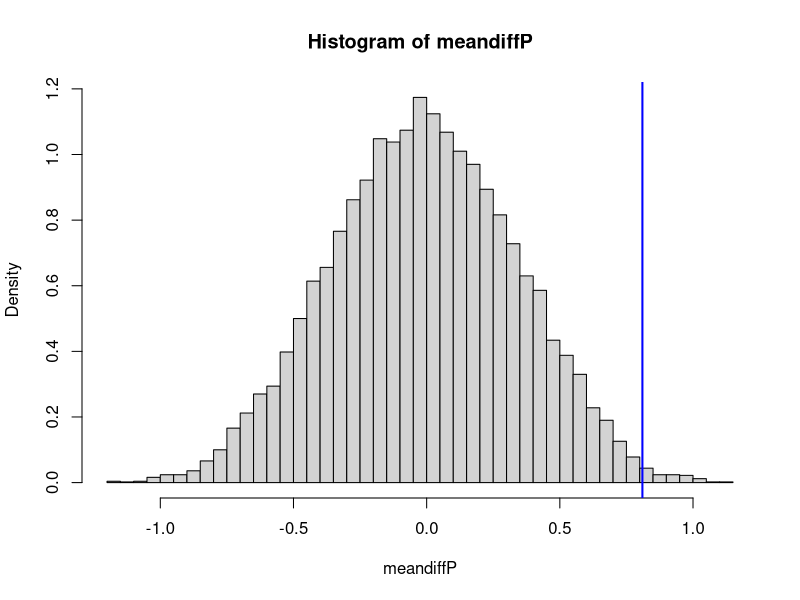
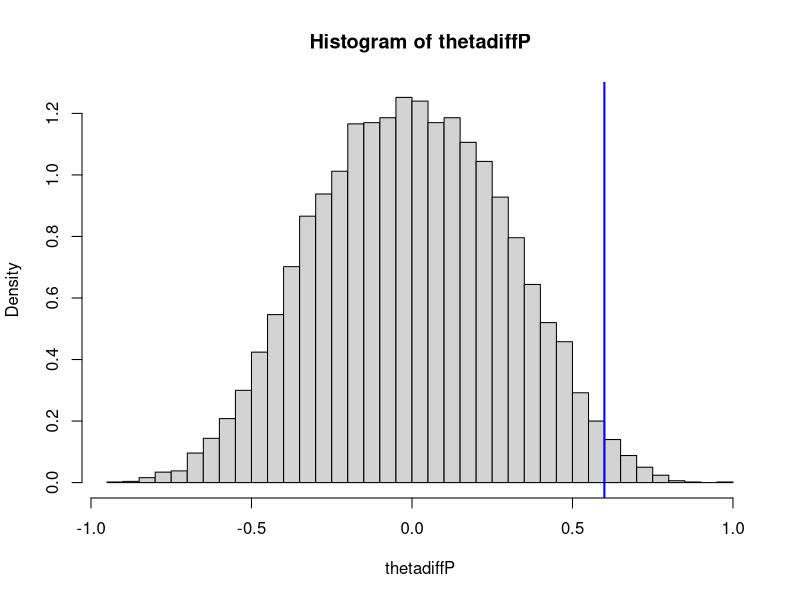
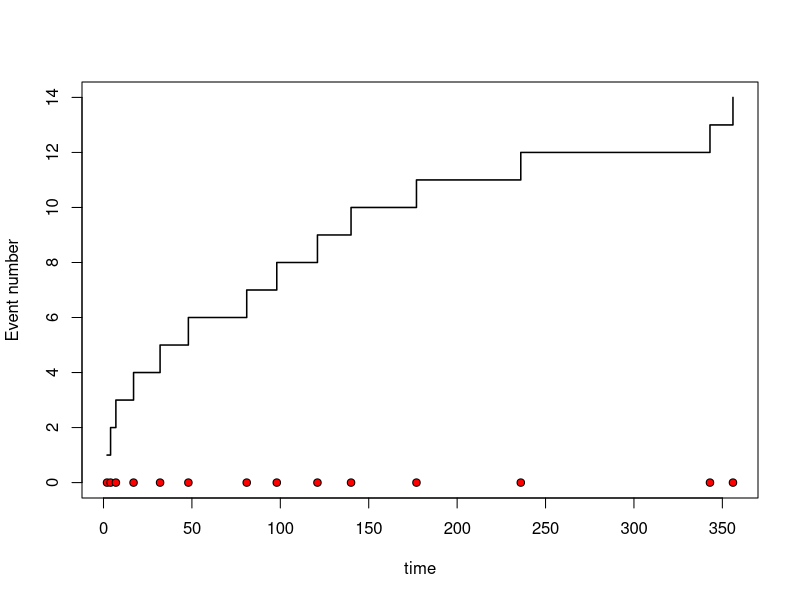
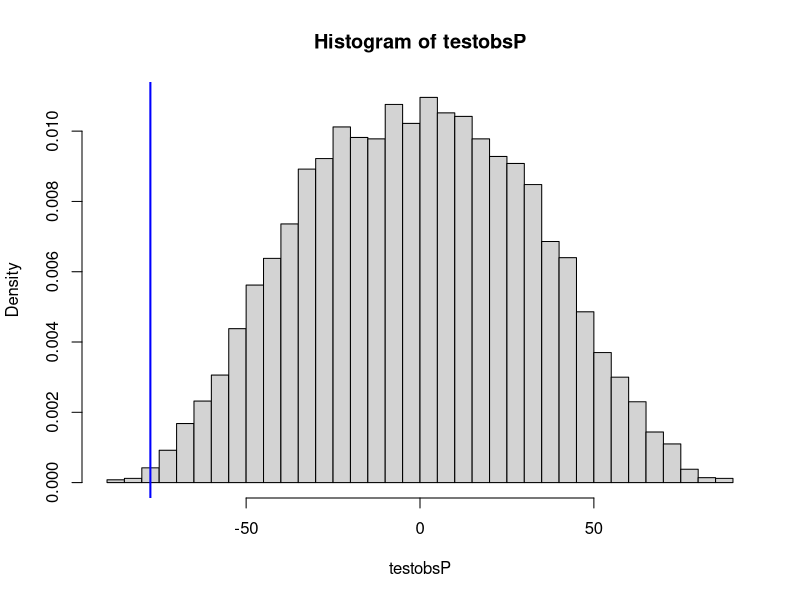
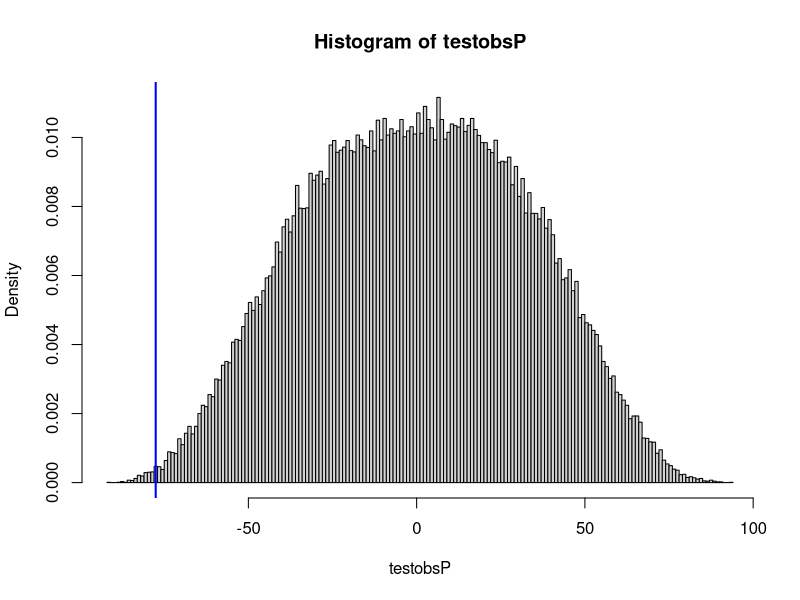
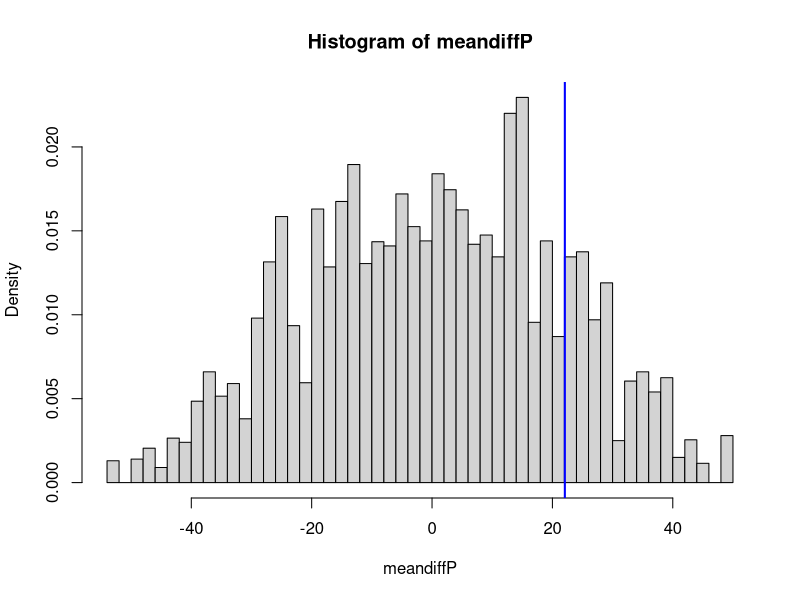

These figures' R source, in order:
# clear all variables
rm(list=ls())
#######################

########################################################
# Wave height
########################################################
wavedata1 <- c(3.5, 2.0, 3.3, 1.8, 1.6, 1.5, 2.0, 0.8, 2.2, 1.1, 
              1.8, 1.1, 1.9, 4.0, 2.5, 1.9, 1.5, 3.5, 1.2, 5.3)
wavedata2 <- c(1.0, 1.4, 0.9, 1.7, 1.0, 0.5, 1.3, 0.8, 0.7, 2.9, 
               1.0, 0.8, 1.5, 1.9, 2.4, 1.5, 0.7, 0.4, 3.7, 2.2)
# Check means
mean(wavedata1)
mean(wavedata2)
sd(wavedata1)
sd(wavedata2)
# Check theta estimates
thetaest <- function(data)
  sqrt(mean(data^2)/2)
thetaest(wavedata1)
thetaest(wavedata2)

### Test for difference in mean wave height using permutation
n1 <- length(wavedata1)
n2 <- length(wavedata2)
m <- n1+n2
alldata <- c(wavedata1,wavedata2)
P <- 10000
meandiff0 <- mean(wavedata1)-mean(wavedata2)  # mean difference original data
meandiffP <- numeric(P)
for(i in 1:P){
  permdata <- sample(alldata,size=m,replace=FALSE)  # Permute the data in random order
  meandiffP[i]<- mean(permdata[1:n1])-mean(permdata[(n1+1):m]) # Compute mean diff for permuted sample
}
hist(meandiffP,prob=TRUE,nclass=sqrt(P)/2)  
abline(v=meandiff0,col="blue",lwd=2)
# Proportion of times the mean difference for the permuted data 
# is further away from 0 than the mean difference of the original data
p <- mean(abs(meandiffP)>=abs(meandiff0)) 
p  # The p-value for two-sided test obtained by permutation

# One sided test for expectation1>expectation2
p <- mean(meandiffP>=meandiff0) 
p  # The p-value for one-sided test obtained by permutation

### Test for difference in theta
thetadiff0 <- thetaest(wavedata1)-thetaest(wavedata2)  # mean difference original data
thetadiffP <- numeric(P)
for(i in 1:P){
  permdata <- sample(alldata,size=m,replace=FALSE)  # Permute the data in random order
  thetadiffP[i]<- thetaest(permdata[1:n1])-thetaest(permdata[(n1+1):m]) # Compute mean diff for permuted sample
}
hist(thetadiffP,prob=TRUE,nclass=sqrt(P)/2)  
abline(v=thetadiff0,col="blue",lwd=2)

# Proportion of times the mean difference for the permuted data 
# is further away from 0 than the mean difference of the original data
p <- mean(abs(thetadiffP)>abs(thetadiff0)) 
p  # The p-value for two-sided test obtained by permutation

# One sided test for expectation1>expectation2
p <- mean(thetadiffP>=thetadiff0) 
p  # The p-value for one-sided test obtained by permutation


#############################################################
# Trend test
#############################################################

# Function for a permutation test for trend in a sequence of data
trendtest <- function(P=10000,xdata,plot=FALSE){
  nobs <- length(xdata)
  sdata <- cumsum(xdata)
  ntest <- nobs-1
  testobs0 <- mean(sdata[1:ntest])-sdata[nobs]/2 # Test observator for original data
  testobsP <- numeric(P)
  for(i in 1:P){
    permX <- sample(xdata,size=nobs,replace=FALSE)
    permS <- cumsum(permX)
    testobsP[i] <- mean(permS[1:ntest])-permS[nobs]/2 # Test observator permuted data
  }
  if(plot){
    hist(testobsP,prob=TRUE,nclass=sqrt(P)/2)  
    abline(v=testobs0,col="blue",lwd=2)
  }
  p <- mean(abs(testobsP)>=abs(testobs0)) # Two-sided p-value
  return(p)  
}

# Steering unit data
suftimes <- c(2,4,7,17,32,48,81,98,121,140,177,236,343,356)
# Plot of data
plot(suftimes,1:length(suftimes),type="s",xlab = "time", 
     ylab = "Event number",lwd=1.5,ylim=c(0,length(suftimes)))
points(suftimes,rep(0,length(suftimes)),pch=21,bg="red")
# Test for trend
timesbetween <- diff(c(0,suftimes))
trendtest(xdata=timesbetween,plot=TRUE)
trendtest(P=100000,xdata=timesbetween,plot=TRUE)


########################################################


rm(list=ls())

########################################################
# Compressive strength of concrete
########################################################

concreteA <- c(483.2, 466.3, 554.2, 505.5, 469.6,443.0)
concreteB <- c(450.8, 448.7, 478.1, 505.7, 441.2)
mean(concreteA)
mean(concreteB)
sp <- sqrt((5*var(concreteA)+4*var(concreteB))/9)
sp
tobs <- (mean(concreteA)-mean(concreteB))/(sp*sqrt(1/6+1/5))
tobs
t.test(concreteA,concreteB, var.equal=TRUE, paired=FALSE)
t.test(concreteA,concreteB, var.equal=FALSE, paired=FALSE)

nA <- length(concreteA)
nB <- length(concreteB)
m <- nA+nB
alldata <- c(concreteA,concreteB)
P <- 10000
meandiff0 <- mean(concreteA)-mean(concreteB)  # mean difference original data
meandiffP <- numeric(P)
for(i in 1:P){
  permdata <- sample(alldata,size=m,replace=FALSE)  # Permute the data in random order
  meandiffP[i]<- mean(permdata[1:nA])-mean(permdata[(nA+1):m]) # Compute mean diff for permuted sample
}
hist(meandiffP,prob=TRUE,nclass=sqrt(P)/2)  
abline(v=meandiff0,col="blue",lwd=2)
# Proportion of times the mean difference for the permuted data 
# is further away from 0 than the mean difference of the original data
p <- mean(abs(meandiffP)>=abs(meandiff0)) 
p  # The p-value for two-sided test obtained by permutation

# One sided test for expectationA>expectationB
p <- mean(meandiffP>=meandiff0) 
p  # The p-value for one-sided test obtained by permutation
# One sided test for expectationA<expectationB
p <- mean(meandiffP<=meandiff0) 
p  # The p-value for one-sided test obtained by permutation

##############
